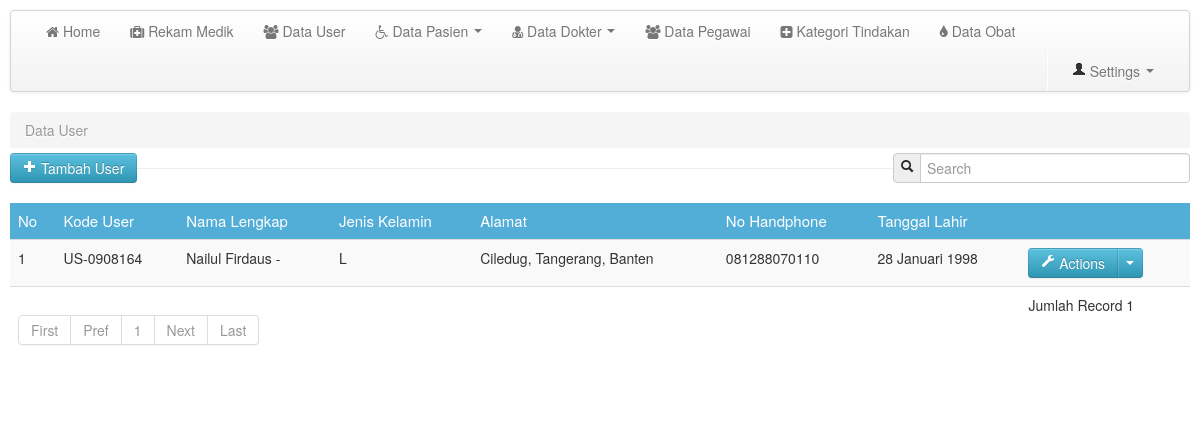
/media.php?module=data_user (signed in), run on the app's committed database.
### tables this page shows
CREATE TABLE `user_man` (
  `id_user` int(5) NOT NULL,
  `kodeUser` varchar(10) NOT NULL,
  `last_name` varchar(150) NOT NULL,
  `first_name` varchar(150) NOT NULL,
  `jk` varchar(50) NOT NULL,
  `alamat` varchar(150) NOT NULL,
  `no_hp` varchar(150) NOT NULL,
  `tgl_lahir` varchar(50) NOT NULL,
  `username` varchar(150) NOT NULL,
  `password` varchar(150) NOT NULL,
  `photo` varchar(150) NOT NULL,
  `akses` int(11) NOT NULL
);

### config/fungsi_indotgl.php (called while the page is built, shortened)
<?php
	function tgl_indo($tgl){
			$tanggal = substr($tgl,8,2);
			$bulan = getBulan(substr($tgl,5,2));
			$tahun = substr($tgl,0,4);
			return $tanggal.' '.$bulan.' '.$tahun;
	}
	function getBulan($bln){
				switch ($bln){
					case 1:
						return "Januari";
						break;
				}
			}
?>

### mod_datauser/data_user.php (the view, shortened to what this page needs)
<?php
switch ($_GET['act']) {
	default:
		?>
	<?php
	$p      = new Paging;
	$batas  = 10;
	$posisi = $p->cariPosisi($batas);
	?>
	<section>
		<ul class="breadcrumb" style="margin-bottom: 5px;">
			<li class="active">Data User</li>
		</ul>
		<div class="control-group pull-left">
			<button class="btn btn-info" type="button" onclick="window.location='media.php?module=data_user&&act=tambah'"><i class="icon-plus icon-white"></i> Tambah User</button>
		</div>
		<form class="form-search pull-right">
			<div class="input-prepend">
				<span class="add-on"><i class="icon-search"></i></span>
				<input class="span3" id="txtcari" type="text" placeholder="Search">
			</div>
		</form>
		<hr>
		<div class="row-fluid">
			<div class="span12 pull-left">
				<div id="tabel_awal">
					<table class="table table-striped">
						<thead>
							<tr class="head">
								<td>No</td>
								<td>Kode User</td>
								<td>Nama Lengkap</td>
								<td>Jenis Kelamin</td>
								<td>Alamat</td>
								<td>No Handphone</td>
								<td>Tanggal Lahir</td>
								<td></td>
							</tr>
						</thead>
						<tbody>
							<?php
							$query = mysqli_query($conn, "SELECT * FROM user_man ORDER BY first_name ASC LIMIT $posisi,$batas");
							$no = $posisi + 1;
							while ($r = mysqli_fetch_array($query)) {
								?>
								<tr>
									<td><?php echo $no; ?></td>
									<td><?php echo $r['kodeUser']; ?></td>
									<td><?php echo $r['first_name'] . " " . $r['last_name']; ?></td>
									<td><?php echo $r['jk']; ?></td>
									<td><?php echo $r['alamat']; ?></td>
									<td><?php echo $r['no_hp']; ?></td>
									<td><?php echo tgl_indo($r['tgl_lahir']); ?></td>
									<td>
										<div class="btn-group">
											<a class="btn btn-info" href="#"><i class="icon-wrench icon-white"></i> Actions</a>
											<a class="btn btn-info dropdown-toggle" data-toggle="dropdown" href="#"><span class="caret"></span></a>
										</div>
									</td>
								</tr>
								<?php
								$no++;
							}
							?>
							<tr>
								<td colspan="7">
									<?php
									$jmldata = mysqli_num_rows(mysqli_query($conn, "SELECT * FROM user_man"));
									$jmlhalaman  = $p->jumlahHalaman($jmldata, $batas);
									$linkHalaman = $p->navHalaman($_GET['halaman'], $jmlhalaman);
									echo "$linkHalaman";
									?>
								<td>Jumlah Record <?php echo $jmldata; ?></td>
							</tr>
						</tbody>
					</table>
				</div>
			</div>
		</div>
	</section>
	<?php
	break;
	?>
	<?php
}
?>

### css/custom.css (style rules this page uses)
nav,header,section,footer { margin:10px 10px 0 10px; }
table .head { background:#52add7; color:#fff; font-size:15px; }

### data on the page
user_man: kodeUser "US-0908164", first_name "Nailul Firdaus", last_name "-", jk "L", alamat "Ciledug, Tangerang, Banten", no_hp "081288070110", tgl_lahir "28 Januari 1998"

### other printed values
$halaman_aktif "1"
$jmldata "1"
